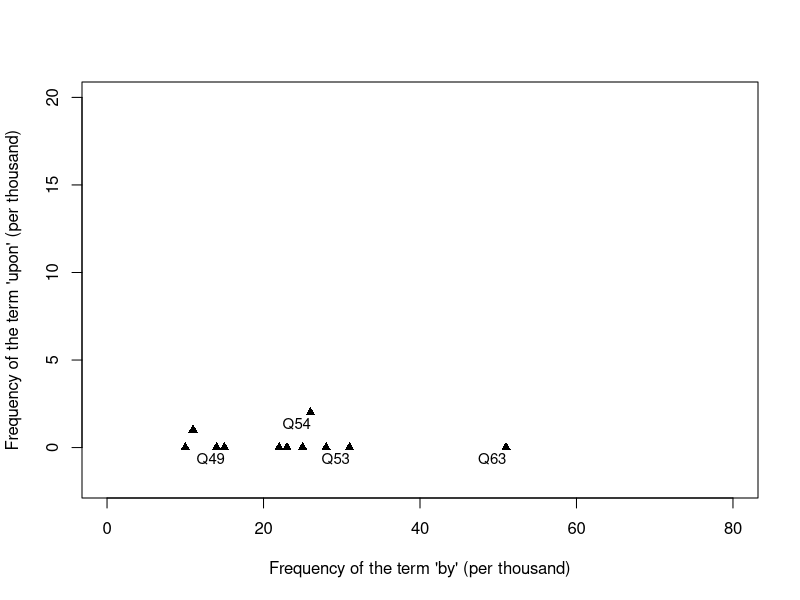

R code for this plot:
# 
# Example for naïve Bayes strategy with the Federalist Papers
#
# See Section 6.5.2
#
#  Federalist example: Instance-based model
#
mydata <- read.table("./Data/FederalistFreqMixed.txt",
                     header=T, row.names=1)
dim(mydata)
decIndex  <- dim(mydata)[2]
predIndex <- decIndex - 1
# View some examples
mydata[c(1, 51, 52, 65, 66, 77), c(1:decIndex)]
#
# Plot the points
#
# par(mar=c(4.1, 4.1, 2.1, 1.1))  # Modify the margins (bottom, left, top, right)
aVar1 <- 1; aVar2 <- 2
plot(mydata[1:65, aVar1], mydata[1:65, aVar2],
     xlim = c(0, 80), ylim = c(-2, 20),
     xlab = "Frequency of the term 'by' (per thousand)",
     ylab = "Frequency of the term 'upon' (per thousand)", 
     pch = c(19, 15)[mydata[1:65,decIndex]],
     col = c("red", "blue")[mydata[1:65,decIndex]])
# And the disputed papers
points(mydata[66:77, aVar1], mydata[66:77, aVar2],
       pch = 17, col = "black")
#
# Text for only four selected points
#
somePoints <- c(66, 70, 71, 77)
text(mydata[somePoints,aVar1], mydata[somePoints,aVar2],
     adj=c(1, 1.5), cex=0.9, col="black",
     labels=row.names(mydata)[somePoints])
#
# Split the dataset into a training and a test set
mydata.train <- mydata[1:65,]
mydata.train.labels <- mydata[1:65, decIndex]
mydata.test<- mydata[66:77, 1:predIndex]
mydata.test.labels <- mydata[66:77, decIndex]
#
# Load the library
library(e1071)
options(digits=3)
#
# Naive Bayes
#
NB.mod1 <- naiveBayes(decision~.,
                      data=mydata.train)
pred1 <- predict(NB.mod1, mydata.test)
pred1
sum(pred1 == mydata.test.labels)
table(pred1, mydata.test.labels)
#
# With Laplace smoothing
#
NB.mod2 <- naiveBayes(decision ~., data=mydata.train,
                      laplace = 1)
pred2 <- predict(NB.mod2, mydata.test)
sum(pred2 == mydata.test.labels)
#
# View inside the generated model
#
NB.mod1

mydata[1,]
selH <- mydata$decision == "H"
selM <- mydata.train.labels == "M"
sum(mydata[,1])
mean(mydata[selH,1]); sd(mydata[selH,1])
mean(mydata[selM,1]); sd(mydata[selM,1])

